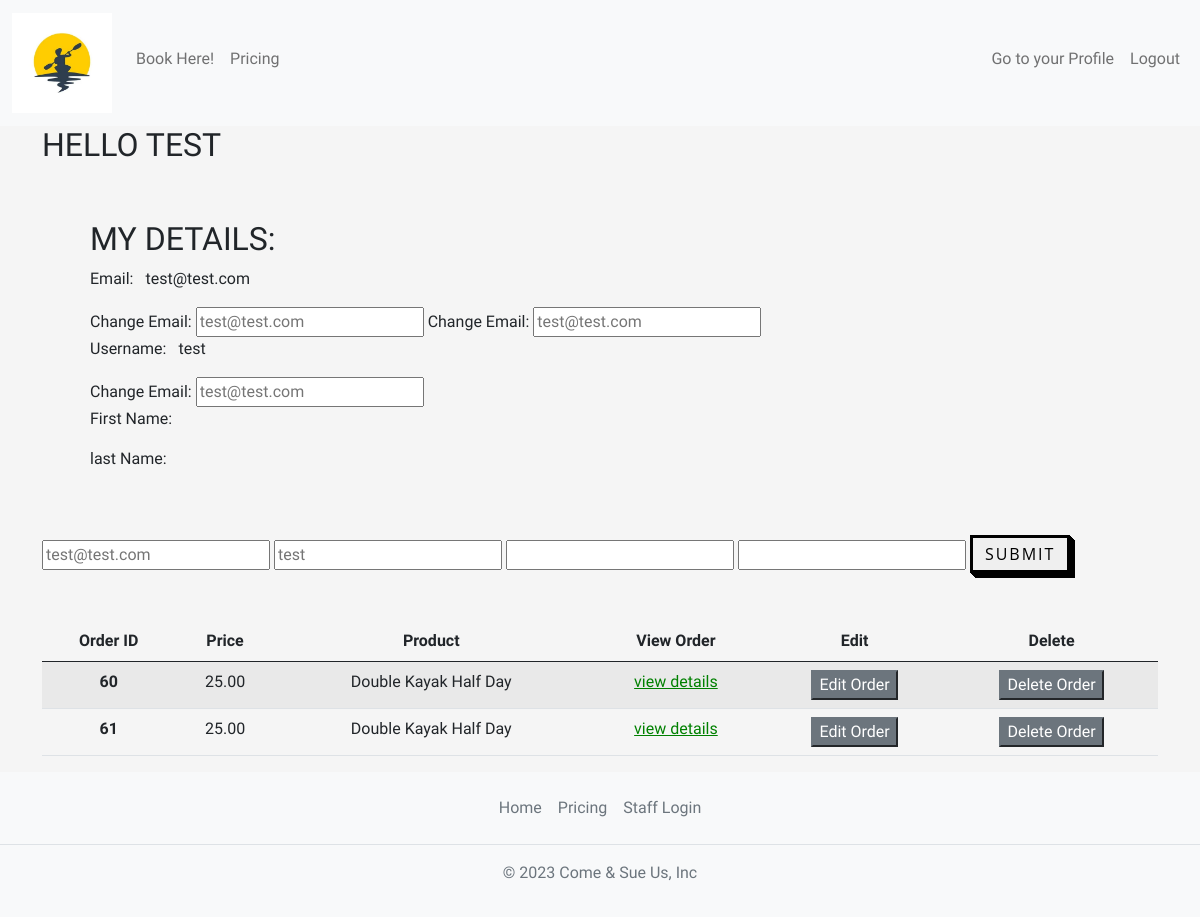
Page /profile (signed in) on the earlier database version.
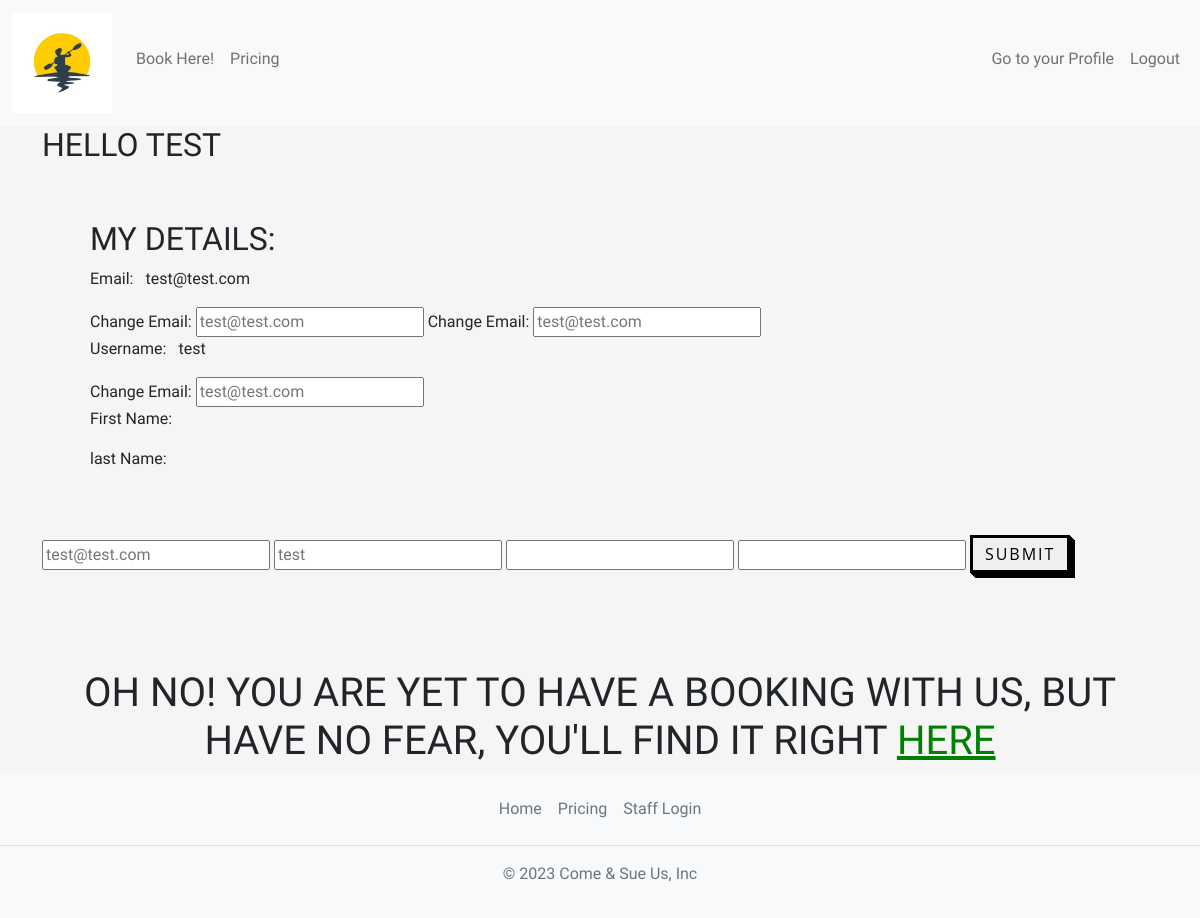
Same page on the later database version.
### home/models.py (models this page shows, shortened)
class OrderModel(models.Model):
    STATUS = (
        ('Awaiting Pickup', 'Awaiting Pickup'),
        ('Delivered', 'Delivered'),
    )
    user = models.ForeignKey(get_user_model(), on_delete=models.SET_NULL, null=True)
    created_on = models.DateTimeField(auto_now_add=True)
    price = models.DecimalField(max_digits=7, decimal_places=2)
    status = models.CharField(max_length=200, null=True, choices=STATUS)
    items = models.ManyToManyField(
        'Variant', related_name='order', blank=True)

class Variant(models.Model):
    name = models.CharField(max_length=100)
    description = models.TextField()
    image = models.ImageField(upload_to='variants_images/')
    price = models.DecimalField(max_digits=5, decimal_places=2)

### home/views.py (the view, shortened to what this page needs)
# urls.py: path('profile', views.profile, name='profile'),
@login_required
def profile(request):
    user = request.user
    my_orders = OrderModel.objects.filter(user=user)
    context = {
        'user_my_site': user,
        'my_orders': my_orders
    }
    return render(request, 'home/profile.html', context)

### home/templates/home/profile.html (shortened to what this page needs)
{% extends 'base.html' %}
{% block content %}
<div class="container col-md-12">
<h2>Hello {{user_my_site}}</h2>
<div class="p-5 ">
<form method="POST" action="{% url 'profile'%}">
    <h2>My details:</h2>
    <p>Email: <span class="px-2">{{user_my_site.email}} </span></p><span>Change Email: <input type="text" name="email" placeholder="{{user_my_site.email}}" /></span>
    <span>Change Email: <input type="text" name="email" placeholder="{{user_my_site.email}}" /></span>
    <p>Username: <span class="px-2">{{user_my_site.username}} </span></p>
    <span>Change Email: <input type="text" name="email" placeholder="{{user_my_site.email}}" /></span>
    <p>First Name: <span class="px-2">{{user_my_site.first_name}} </span></p>
    <p>last Name: <span class="px-2">{{user_my_site.last_name}} </span></p>
</form>
</div>
<form method="POST" action="{% url 'profile'%}">
    <input type="text" name="email" placeholder="{{user_my_site.email}}" />
    <input type="text" name="username" placeholder="{{user_my_site.username}}" />
    <input type="text" name="first_name" placeholder="{{user_my_site.first_name}}" />
    <input type="text" name="last_name" placeholder="{{user_my_site.last_name}}" />
    <button type="submit" class="button-style" data-bs-toggle="modal" data-bs-target="#exampleModal">
        submit
    </button>
</form>
<div class="row justify-content-center">
            <div class="col-md-12 mt-5">
                {% if my_orders %}
                <table class="table table-hover table-striped">
                    <thead class="text-center">
                        <tr>
                            <th scope="col">Order ID</th>
                            <th scope="col">Price</th>
                            <th scope="col">Product</th>
                            <th scope="col">View Order</th>
                            <th scope="col">Edit</th>
                            <th scope="col">Delete</th>
                        </tr>
                    </thead>
                    <tbody class="text-center">
                        {% for order in my_orders %}
                        <tr>
                            <th scope="row">{{ order.pk }}</th>
                            <td>{{ order.price }}</td>
                            <td>{% for item in order.items.all %}
                                {{item.name}}<br>
                            {% endfor %}</td>
                            <td>
                                <a href="{% url 'update-order' order.pk%}"> view details</a>
                            </td>
                            <td><button class="button btn-secondary" type='submit' data-bs-toggle="modal" data-bs-target="#exampleModal"
                                >Edit Order</button></td>
                            <td>
                                <form method="post" action="{% url 'update-order' order.pk %}">
                                    <button class="button btn-secondary" type='submit'>Delete Order</button>
                                </form>
                            </td>
                        </tr>
                        {% endfor %}
                        {% else %}
                        <div class="container text-center mt-5">
                            <h1>Oh no! You are yet to have a booking with us, but have no fear, you'll find it right <a href="{% url 'order' %}">HERE</a></h1>
                        </div>
                        {% endif %}
                    </tbody>
                </table>
            </div>
        </div>
</div>
{% endblock content %}

Differences in the rows shown:
removed OrderModel: pk "60", price "25.00"
no longer on this page (row unchanged): Variant: name "Double Kayak Half Day"
removed OrderModel: pk "61", price "25.00"
Other differences:
text no longer shown: "Order ID Price Product View Order Edit Delete"
text now shown: "OH NO! YOU ARE YET TO HAVE A BOOKING WITH US, BUT HAVE NO FEAR, YOU'LL FIND IT RIGHT HERE"
